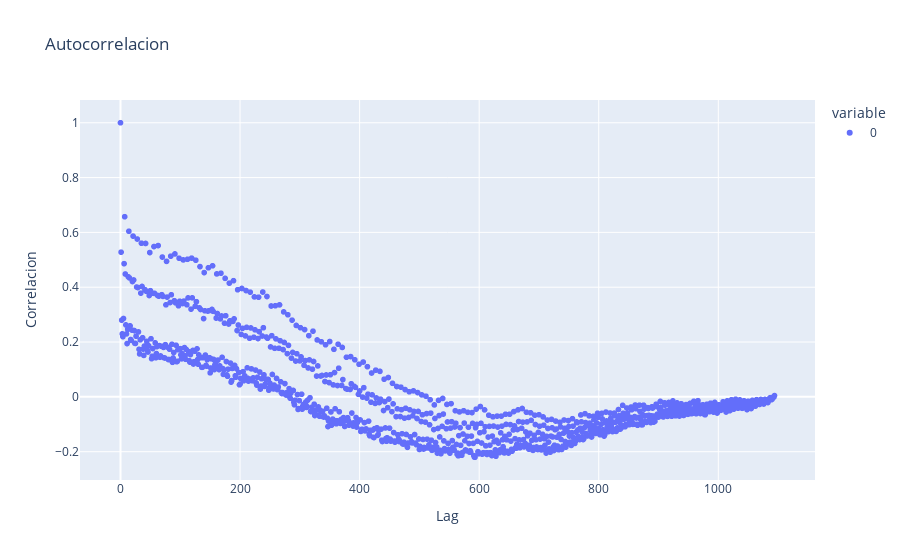

This figure's notebook cell:
### Code cell
grafico_corr = px.scatter(autocorr, title= 'Autocorrelacion')
grafico_corr.update_layout(xaxis={"title": "Lag"},yaxis={"title": "Correlacion"})
grafico_corr.show()

### Figure 1 — Plotly figure (JSON) as saved in the notebook; plotly's stock layout.template omitted (floating-point values rounded to 4 significant figures; data arrays with more than 128 entries replaced by an {"elided": "..."} marker saying what was removed)
{"data": [{"hovertemplate": "variable=0<br>index=%{x}<br>value=%{y}<extra></extra>", "legendgroup": "0", "marker": {"color": "#636efa", "symbol": "circle"}, "mode": "markers", "name": "0", "showlegend": true, "type": "scattergl", "x": {"elided": "1095 int values"}, "xaxis": "x", "y": {"elided": "1095 float values"}, "yaxis": "y"}], "layout": {"legend": {"title": {"text": "variable"}, "tracegroupgap": 0}, "title": {"text": "Autocorrelacion"}, "xaxis": {"anchor": "y", "domain": [0, 1], "title": {"text": "Lag"}}, "yaxis": {"anchor": "x", "domain": [0, 1], "title": {"text": "Correlacion"}}}}
